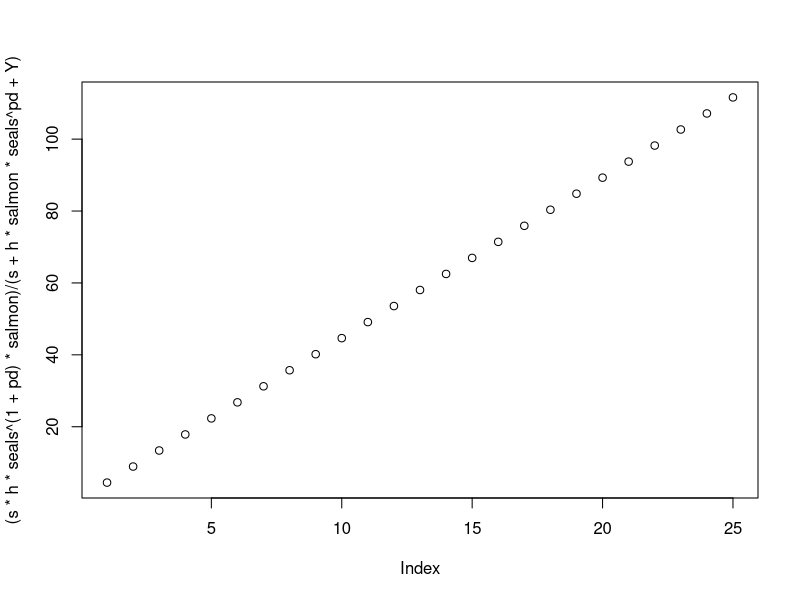

This figure's R source:
# messing with the satiation predation equation Tim sent

# terms
days <- 10
s <- 5
h <- 0.05
seals <- 1:25
pd <- 0
salmon <- 1000
Y <- 1


prey_consumed <- (s*h*seals^(1+pd)*salmon)/(s+h*salmon*seals^pd+Y)

plot((s*h*seals^(1+pd)*salmon)/(s+h*salmon*seals^pd+Y))
